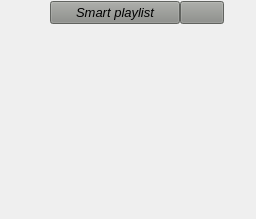
                <widget class="QWidget" name="smart_playlist_holder" native="true">
                 <layout class="QVBoxLayout" name="smart_playlist_Holder">
                  <property name="spacing">
                   <number>0</number>
                  </property>
                  <property name="leftMargin">
                   <number>0</number>
                  </property>
                  <property name="topMargin">
                   <number>1</number>
                  </property>
                  <property name="rightMargin">
                   <number>0</number>
                  </property>
                  <property name="bottomMargin">
                   <number>0</number>
                  </property>
                  <item>
                   <widget class="QWidget" name="recommHolder" native="true">
                    <layout class="QVBoxLayout" name="recommHolder_Layout">
                     <property name="spacing">
                      <number>0</number>
                     </property>
                     <property name="leftMargin">
                      <number>0</number>
                     </property>
                     <property name="topMargin">
                      <number>0</number>
                     </property>
                     <property name="rightMargin">
                      <number>0</number>
                     </property>
                     <property name="bottomMargin">
                      <number>0</number>
                     </property>
                     <item>
                      <widget class="QWidget" name="similarTracksButtonsWidget" native="true">
                       <layout class="QHBoxLayout" name="horizontalLayout_15">
                        <property name="spacing">
                         <number>0</number>
                        </property>
                        <property name="leftMargin">
                         <number>0</number>
                        </property>
                        <property name="topMargin">
                         <number>0</number>
                        </property>
                        <property name="rightMargin">
                         <number>0</number>
                        </property>
                        <property name="bottomMargin">
                         <number>3</number>
                        </property>
                        <item>
                         <widget class="controlButton" name="playlistLoaderButtton">
                          <property name="sizePolicy">
                           <sizepolicy hsizetype="Maximum" vsizetype="Maximum">
                            <horstretch>0</horstretch>
                            <verstretch>0</verstretch>
                           </sizepolicy>
                          </property>
                          <property name="focusPolicy">
                           <enum>Qt::NoFocus</enum>
                          </property>
                          <property name="toolTip">
                           <string>&lt;html&gt;&lt;head/&gt;&lt;body&gt;&lt;p&gt;A playlist detected in center view, click  to add it to Smart Playlist.&lt;/p&gt;&lt;p&gt;Smart playlist will load all tracks, and play them on demand sequentially.&lt;/p&gt;&lt;/body&gt;&lt;/html&gt;</string>
                          </property>
                          <property name="styleSheet">
                           <string notr="true">border:none;
background-color: transparent;
</string>
                          </property>
                          <property name="text">
                           <string/>
                          </property>
                          <property name="icon">
                           <iconset resource="icons.qrc">
                            <normaloff>:/icons/micro/playlist_add.png</normaloff>:/icons/micro/playlist_add.png</iconset>
                          </property>
                          <property name="iconSize">
                           <size>
                            <width>18</width>
                            <height>18</height>
                           </size>
                          </property>
                         </widget>
                        </item>
                        <item>
                         <widget class="WaitingSpinnerWidget" name="similarTrackLoader" native="true">
                          <property name="sizePolicy">
                           <sizepolicy hsizetype="Maximum" vsizetype="Preferred">
                            <horstretch>0</horstretch>
                            <verstretch>0</verstretch>
                           </sizepolicy>
                          </property>
                          <property name="minimumSize">
                           <size>
                            <width>18</width>
                            <height>18</height>
                           </size>
                          </property>
                         </widget>
                        </item>
                        <item>
                         <widget class="controlButton" name="show_hide_smart_list_button">
                          <property name="font">
                           <font>
                            <pointsize>10</pointsize>
                            <italic>true</italic>
                           </font>
                          </property>
                          <property name="styleSheet">
                           <string notr="true">background-color: rgb(136, 138, 133);</string>
                          </property>
                          <property name="text">
                           <string>Smart playlist</string>
                          </property>
                          <property name="icon">
                           <iconset resource="icons.qrc">
                            <normaloff>:/icons/sidebar/showRecommend.png</normaloff>:/icons/sidebar/showRecommend.png</iconset>
                          </property>
                         </widget>
                        </item>
                        <item>
                         <widget class="controlButton" name="clear">
                          <property name="sizePolicy">
                           <sizepolicy hsizetype="Maximum" vsizetype="Fixed">
                            <horstretch>0</horstretch>
                            <verstretch>0</verstretch>
                           </sizepolicy>
                          </property>
                          <property name="font">
                           <font>
                            <pointsize>10</pointsize>
                            <italic>true</italic>
                           </font>
                          </property>
                          <property name="toolTip">
                           <string>Clear list</string>
                          </property>
                          <property name="styleSheet">
                           <string notr="true">background-color: rgb(136, 138, 133);</string>
                          </property>
                          <property name="text">
                           <string/>
                          </property>
                          <property name="icon">
                           <iconset resource="icons.qrc">
                            <normaloff>:/icons/sidebar/delete-bin.png</normaloff>:/icons/sidebar/delete-bin.png</iconset>
                          </property>
                          <property name="iconSize">
                           <size>
                            <width>12</width>
                            <height>14</height>
                           </size>
                          </property>
                         </widget>
                        </item>
                        <item>
                         <widget class="controlButton" name="similarTracksHelp">
                          <property name="sizePolicy">
                           <sizepolicy hsizetype="Maximum" vsizetype="Maximum">
                            <horstretch>0</horstretch>
                            <verstretch>0</verstretch>
                           </sizepolicy>
                          </property>
                          <property name="focusPolicy">
                           <enum>Qt::NoFocus</enum>
                          </property>
                          <property name="toolTip">
                           <string>&lt;html&gt;&lt;head/&gt;&lt;body&gt;&lt;p&gt;What is this ?&lt;/p&gt;&lt;p&gt;Smart playlist is endless list of similar tracks to your last played track which are played when player queue ended or when you call option to play similar tracks from any track. These tracks are temporary and are not saved to your library until you add them manualy using track option.&lt;/p&gt;&lt;/body&gt;&lt;/html&gt;</string>
                          </property>
                          <property name="styleSheet">
                           <string notr="true">border:none;
background-color: transparent;
</string>
                          </property>
                          <property name="text">
                           <string/>
                          </property>
                          <property name="icon">
                           <iconset resource="icons.qrc">
                            <normaloff>:/icons/micro/help.png</normaloff>:/icons/micro/help.png</iconset>
                          </property>
                          <property name="iconSize">
                           <size>
                            <width>14</width>
                            <height>14</height>
                           </size>
                          </property>
                         </widget>
                        </item>
                       </layout>
                      </widget>
                     </item>
                     <item>
                      <widget class="QWidget" name="recommWidget" native="true">
                       <property name="styleSheet">
                        <string notr="true">QWidget#recommWidget{
border:none;
}</string>
                       </property>
                       <layout class="QVBoxLayout" name="verticalLayout_15">
                        <property name="spacing">
                         <number>0</number>
                        </property>
                        <property name="leftMargin">
                         <number>0</number>
                        </property>
                        <property name="topMargin">
                         <number>0</number>
                        </property>
                        <property name="rightMargin">
                         <number>0</number>
                        </property>
                        <property name="bottomMargin">
                         <number>0</number>
                        </property>
                        <item>
                         <widget class="QListWidget" name="smart_list">
                          <property name="minimumSize">
                           <size>
                            <width>200</width>
                            <height>0</height>
                           </size>
                          </property>
                          <property name="styleSheet">
                           <string notr="true">QListWidget{
	background-color: transparent;
	border:none;
}

QScrollBar:vertical {
	   background-color: transparent;
	   border:none;
       width: 10px;
       margin: 22px 0 22px 0;
   }
   QScrollBar::handle:vertical {
       background: grey;
       min-height: 20px;
   }</string>
                          </property>
                          <property name="verticalScrollBarPolicy">
                           <enum>Qt::ScrollBarAsNeeded</enum>
                          </property>
                          <property name="horizontalScrollBarPolicy">
                           <enum>Qt::ScrollBarAlwaysOff</enum>
                          </property>
                          <property name="autoScroll">
                           <bool>false</bool>
                          </property>
                          <property name="autoScrollMargin">
                           <number>5</number>
                          </property>
                          <property name="dragDropMode">
                           <enum>QAbstractItemView::DragOnly</enum>
                          </property>
                          <property name="verticalScrollMode">
                           <enum>QAbstractItemView::ScrollPerPixel</enum>
                          </property>
                          <property name="horizontalScrollMode">
                           <enum>QAbstractItemView::ScrollPerPixel</enum>
                          </property>
                          <property name="movement">
                           <enum>QListView::Free</enum>
                          </property>
                          <property name="spacing">
                           <number>3</number>
                          </property>
                          <property name="uniformItemSizes">
                           <bool>true</bool>
                          </property>
                          <property name="selectionRectVisible">
                           <bool>true</bool>
                          </property>
                         </widget>
                        </item>
                       </layout>
                      </widget>
                     </item>
                    </layout>
                   </widget>
                  </item>
                 </layout>
                </widget>
